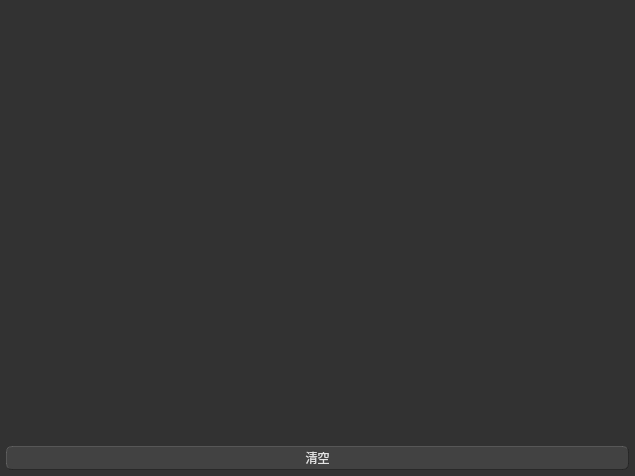
<?xml version="1.0" encoding="UTF-8"?>
<ui version="4.0">
 <class>LogForm</class>
 <widget class="QWidget" name="LogForm">
  <property name="geometry">
   <rect>
    <x>0</x>
    <y>0</y>
    <width>635</width>
    <height>476</height>
   </rect>
  </property>
  <property name="windowTitle">
   <string>日志</string>
  </property>
  <property name="styleSheet">
   <string notr="true">QWidget {
	background-color: rgb(50, 50, 50);
	color: rgb(255, 255, 255);
}

QPushButton {
	background-color: rgba(255, 255, 255, 0.08);
	color: rgba(255, 255, 255, 0.85);
	min-width: 45px;
	min-height: 22px;
	outline: none;
	border-radius: 6px; 
            
	/* 3D 效果 */
	border-top: 1px solid rgba(255, 255, 255, 0.15);
	border-left: 1px solid rgba(255, 255, 255, 0.15);
	border-bottom: 1px solid rgba(0, 0, 0, 0.3);
	border-right: 1px solid rgba(0, 0, 0, 0.3);
 }

QPushButton:hover {
	background-color: rgba(255, 255, 255, 0.12);
	color: rgba(255, 255, 255, 0.95);

	border-top: 1px solid rgba(255, 255, 255, 0.2);
	border-left: 1px solid rgba(255, 255, 255, 0.2);
	border-bottom: 1px solid rgba(0, 0, 0, 0.4);
	border-right: 1px solid rgba(0, 0, 0, 0.4);
 }

QPushButton:pressed {
	background-color: rgba(255, 255, 255, 0.05);
	color: rgba(255, 255, 255, 0.8);
            
	/* 反转边框实现凹陷效果 */
	border-top: 1px solid rgba(0, 0, 0, 0.3);
	border-left: 1px solid rgba(0, 0, 0, 0.3);
	border-bottom: 1px solid rgba(255, 255, 255, 0.15);
	border-right: 1px solid rgba(255, 255, 255, 0.15);
 }

QPushButton:disabled {
	background-color: rgba(255, 255, 255, 0.03);
	color: #999999;

	border-top: 1px solid rgba(255, 255, 255, 0.05);
	border-left: 1px solid rgba(255, 255, 255, 0.05);
	border-bottom: 1px solid rgba(0, 0, 0, 0.1);
	border-right: 1px solid rgba(0, 0, 0, 0.1);
 }</string>
  </property>
  <layout class="QGridLayout" name="gridLayout">
   <property name="leftMargin">
    <number>6</number>
   </property>
   <property name="topMargin">
    <number>6</number>
   </property>
   <property name="rightMargin">
    <number>6</number>
   </property>
   <property name="bottomMargin">
    <number>6</number>
   </property>
   <property name="verticalSpacing">
    <number>9</number>
   </property>
   <item row="0" column="0">
    <widget class="QTextBrowser" name="textBrowser">
     <property name="frameShape">
      <enum>QFrame::Shape::NoFrame</enum>
     </property>
    </widget>
   </item>
   <item row="1" column="0">
    <widget class="QPushButton" name="clean">
     <property name="text">
      <string>清空</string>
     </property>
    </widget>
   </item>
  </layout>
 </widget>
 <resources/>
 <connections/>
</ui>
